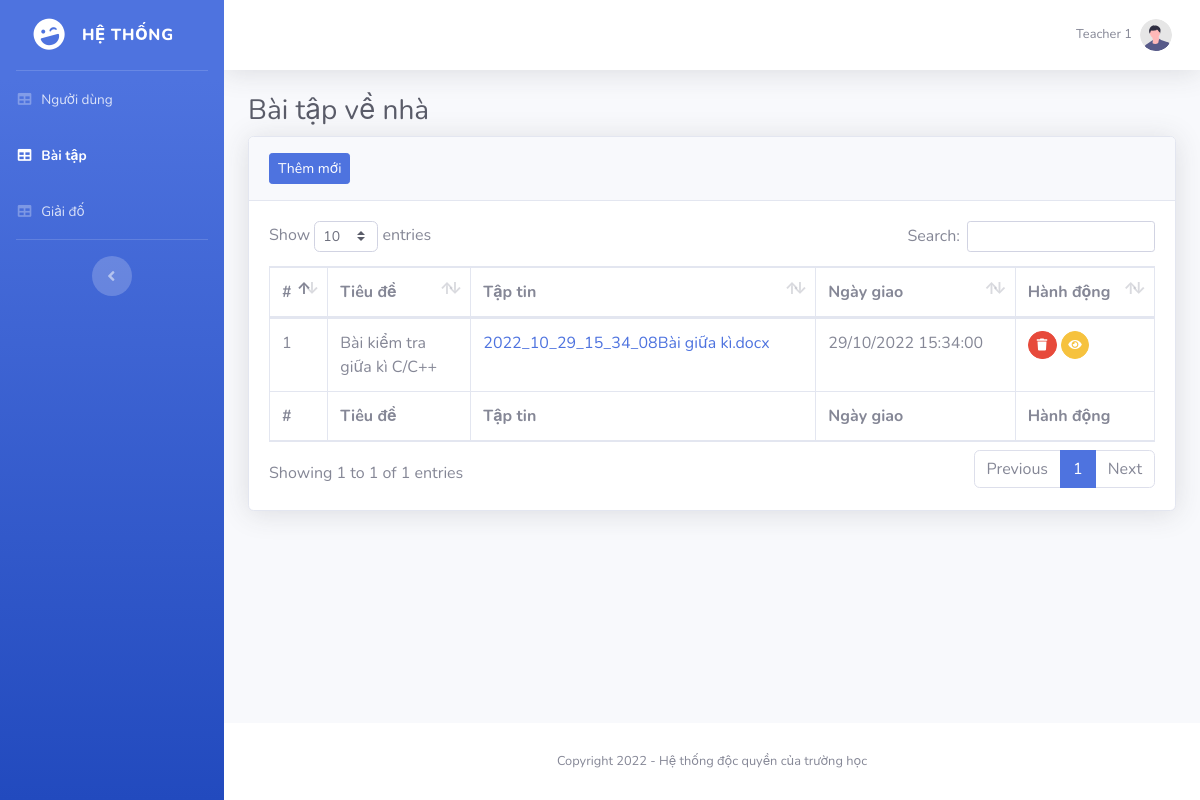
/homeworks/index.php (signed in), run on the app's committed database.
### tables this page shows
CREATE TABLE `homeworks` (
  `id` int(11) NOT NULL,
  `teacher_id` int(11) NOT NULL,
  `homework_file` text NOT NULL,
  `assignment_time` datetime DEFAULT NULL,
  `title` varchar(255) NOT NULL
);

### homeworks/index.php (the view, shortened to what this page needs)
<?php
    include '../inc/header.php';
    $sql = "SELECT a.*, b.name FROM homeworks a, users b WHERE a.teacher_id = b.id";
    if ($_SESSION['role'] == 0) {
        $sql .= " AND a.teacher_id = {$_SESSION['id']}";
    }
    $result = mysqli_query($con, $sql);
?>
<h1 class="h3 mb-2 text-gray-800">Bài tập về nhà</h1>
<div class="card shadow mb-4">
    <?php if($_SESSION['role'] == 0): ?>
        <div class="card-header py-3">
            <a href="add.php" class="btn btn-sm btn-primary">Thêm mới</a>
        </div>
    <?php endif; ?>
    <div class="card-body">
        <div class="table-responsive">
            <table class="table table-bordered" id="dataTables-example" width="100%" cellspacing="0">
                <thead>
                    <tr>
                        <th>#</th>
                        <th width="100">Tiêu đề</th>
                        <th>Tập tin</th>
                        <th>Ngày giao</th>
                        <th>Hành động</th>
                    </tr>
                </thead>
                <tfoot>
                    <tr>
                        <th>#</th>
                        <th>Tiêu đề</th>
                        <th>Tập tin</th>
                        <th>Ngày giao</th>
                        <th>Hành động</th>
                    </tr>
                </tfoot>
                <tbody>
                    <?php $count = 1;
                    while ($homework = mysqli_fetch_assoc($result)) : ?>
                        <tr>
                            <td><?= $count ?></td>
                            <td><?= $homework['title'] ?></td>
                            <td><a href="<?= '../assets/homeworks/' . $homework['homework_file'] ?>" download><?= basename($homework['homework_file']); ?></a></td>
                            <td><?= date('d/m/Y H:i:s', strtotime($homework['assignment_time'])); ?></td>
                            <td>
                                <?php if($_SESSION['role'] == 0): ?>
                                    <a href="delete.php?id=<?= $homework['id']; ?>" onclick="return confirm('Bạn chắc chắn muốn xóa bài tập này không?');" class="btn btn-danger btn-circle btn-sm">
                                        <i class="fas fa-trash"></i>
                                    </a>
                                    <a href="show.php?id=<?= $homework['id']; ?>" class="btn btn-warning btn-circle btn-sm">
                                        <i class="fas fa-eye"></i>
                                    </a>
                                <?php else: ?>
                                    <a href="submit.php?id=<?= $homework['id']; ?>" class="btn btn-success btn-circle btn-sm">
                                        <i class="fas fa-pen"></i>
                                    </a>
                                <?php endif; ?>
                            </td>
                        </tr>
                        <?php $count++; ?>
                    <?php endwhile; ?>
                </tbody>
            </table>
        </div>
    </div>
</div>
<?php include '../inc/footer.php'; ?>

### data on the page
homeworks: title "Bài kiểm tra giữa kì C/C++", homework_file "2022_10_29_15_34_08Bài giữa kì.docx", assignment_time "29/10/2022 15:34:00"

### other printed values
$_SESSION['name'] "Teacher 1"
